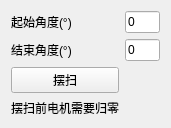
            <widget class="QWidget" name="page_5">
             <property name="geometry">
              <rect>
               <x>0</x>
               <y>0</y>
               <width>171</width>
               <height>117</height>
              </rect>
             </property>
             <attribute name="label">
              <string>摆扫模式</string>
             </attribute>
             <layout class="QGridLayout" name="gridLayout_10">
              <item row="1" column="0">
               <widget class="QLabel" name="label_23">
                <property name="text">
                 <string>结束角度(°)</string>
                </property>
               </widget>
              </item>
              <item row="0" column="1">
               <widget class="QLineEdit" name="lineEdit_motorSweepStartAngle">
                <property name="sizePolicy">
                 <sizepolicy hsizetype="Preferred" vsizetype="Fixed">
                  <horstretch>0</horstretch>
                  <verstretch>0</verstretch>
                 </sizepolicy>
                </property>
                <property name="text">
                 <string>0</string>
                </property>
               </widget>
              </item>
              <item row="1" column="1">
               <widget class="QLineEdit" name="lineEdit_motorSweepEndAngle">
                <property name="sizePolicy">
                 <sizepolicy hsizetype="Preferred" vsizetype="Fixed">
                  <horstretch>0</horstretch>
                  <verstretch>0</verstretch>
                 </sizepolicy>
                </property>
                <property name="text">
                 <string>0</string>
                </property>
               </widget>
              </item>
              <item row="3" column="0">
               <widget class="QPushButton" name="btn_motorSweep">
                <property name="toolTip">
                 <string>角度相等时，停止摆扫</string>
                </property>
                <property name="text">
                 <string>摆扫</string>
                </property>
               </widget>
              </item>
              <item row="5" column="0">
               <spacer name="verticalSpacer_7">
                <property name="orientation">
                 <enum>Qt::Vertical</enum>
                </property>
                <property name="sizeHint" stdset="0">
                 <size>
                  <width>20</width>
                  <height>114</height>
                 </size>
                </property>
               </spacer>
              </item>
              <item row="0" column="0">
               <widget class="QLabel" name="label_22">
                <property name="text">
                 <string>起始角度(°)</string>
                </property>
               </widget>
              </item>
              <item row="4" column="0">
               <widget class="QLabel" name="label_28">
                <property name="text">
                 <string>摆扫前电机需要归零</string>
                </property>
               </widget>
              </item>
             </layout>
            </widget>
